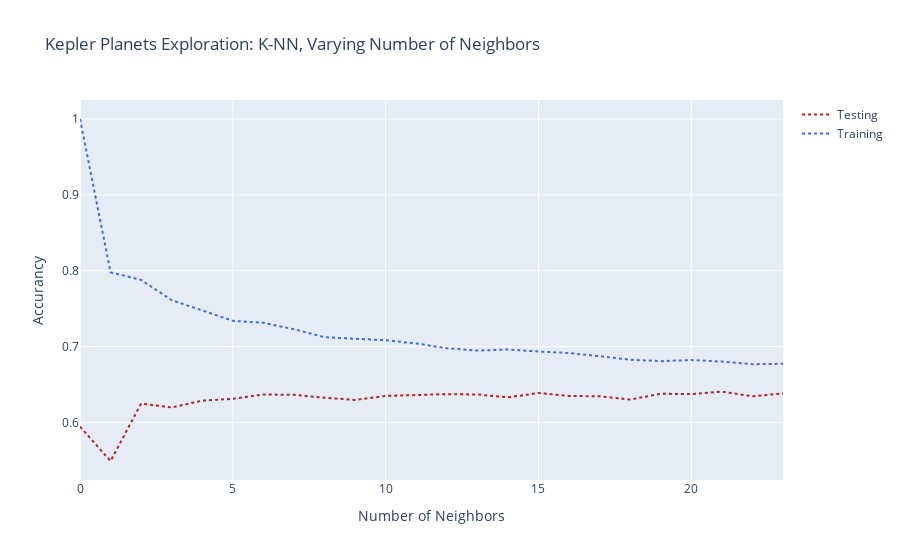

Notebook code cell kept with this figure:
### Code cell
import plotly.graph_objects as go

fig = go.Figure()
# Create and style traces
fig.add_trace(go.Scatter(x =df.index, y=df['Testing'] , name='Testing', line=dict(color='firebrick', dash='dot')))
fig.add_trace(go.Scatter(x = df.index , y = df['Training'], name = 'Training', line=dict(color='royalblue', dash='dot')))
fig.update_layout(title='Kepler Planets Exploration: K-NN, Varying Number of Neighbors',
                   xaxis_title='Number of Neighbors',
                   yaxis_title='Accurancy')

### Figure 1 — Plotly figure (JSON) as saved in the notebook; plotly's stock layout.template omitted (floating-point values rounded to 4 significant figures)
{"data": [{"line": {"color": "firebrick", "dash": "dot"}, "name": "Testing", "type": "scatter", "x": [0, 1, 2, 3, 4, 5, 6, 7, 8, 9, 10, 11, 12, 13, 14, 15, 16, 17, 18, 19, 20, 21, 22, 23], "y": [0.5944, 0.5491, 0.6249, 0.6196, 0.6287, 0.6311, 0.6368, 0.6363, 0.6325, 0.6296, 0.6349, 0.6358, 0.6373, 0.6368, 0.633, 0.6387, 0.6349, 0.6344, 0.6301, 0.6378, 0.6373, 0.6406, 0.6344, 0.6382]}, {"line": {"color": "royalblue", "dash": "dot"}, "name": "Training", "type": "scatter", "x": [0, 1, 2, 3, 4, 5, 6, 7, 8, 9, 10, 11, 12, 13, 14, 15, 16, 17, 18, 19, 20, 21, 22, 23], "y": [1, 0.7979, 0.7879, 0.7611, 0.7476, 0.7339, 0.7312, 0.7229, 0.7122, 0.7106, 0.7084, 0.7041, 0.6977, 0.6947, 0.6961, 0.6934, 0.6914, 0.6873, 0.6826, 0.6808, 0.6822, 0.6802, 0.6767, 0.6773]}], "layout": {"title": {"text": "Kepler Planets Exploration: K-NN, Varying Number of Neighbors"}, "xaxis": {"title": {"text": "Number of Neighbors"}}, "yaxis": {"title": {"text": "Accurancy"}}}}
